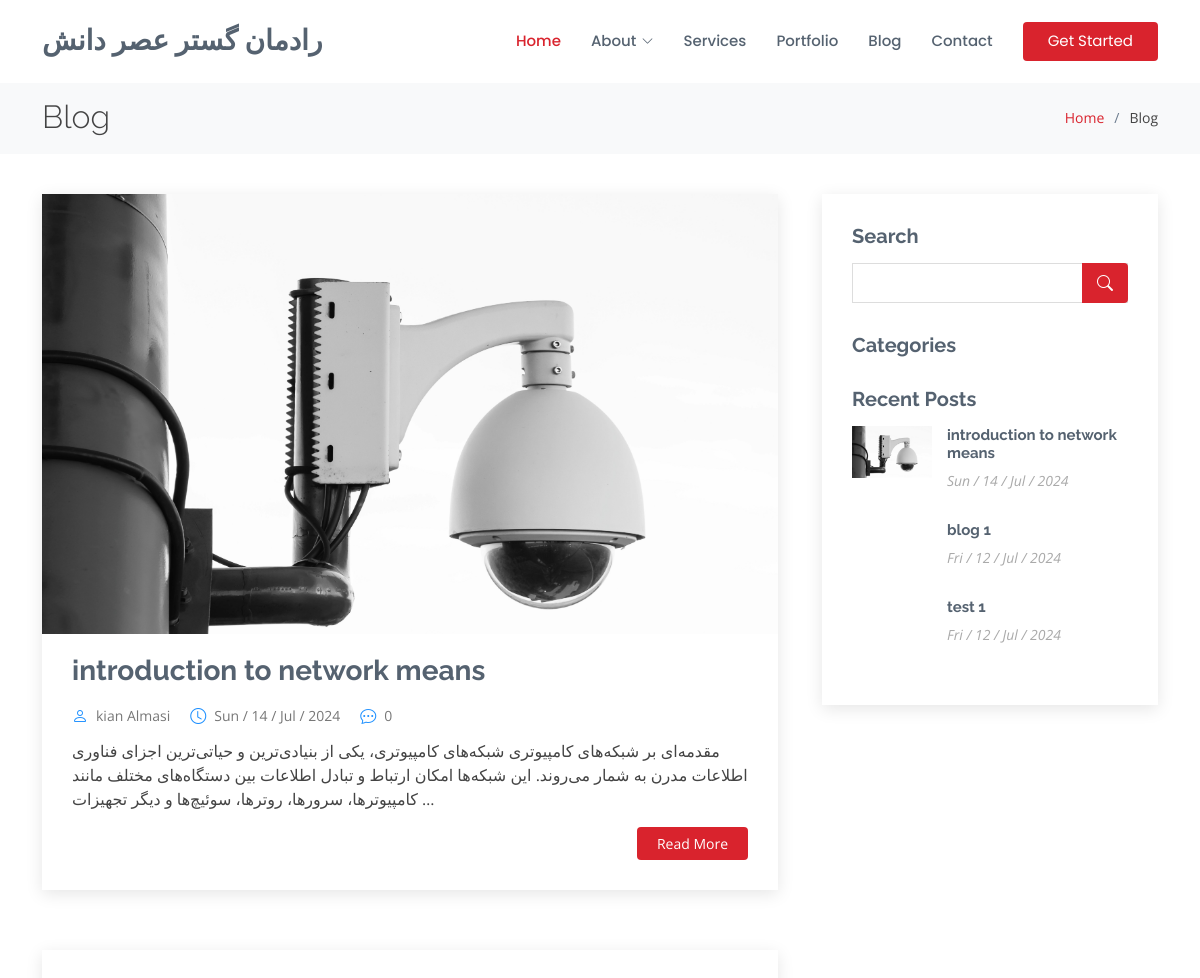
The page /blog/ (upper part) on the database as committed earlier.
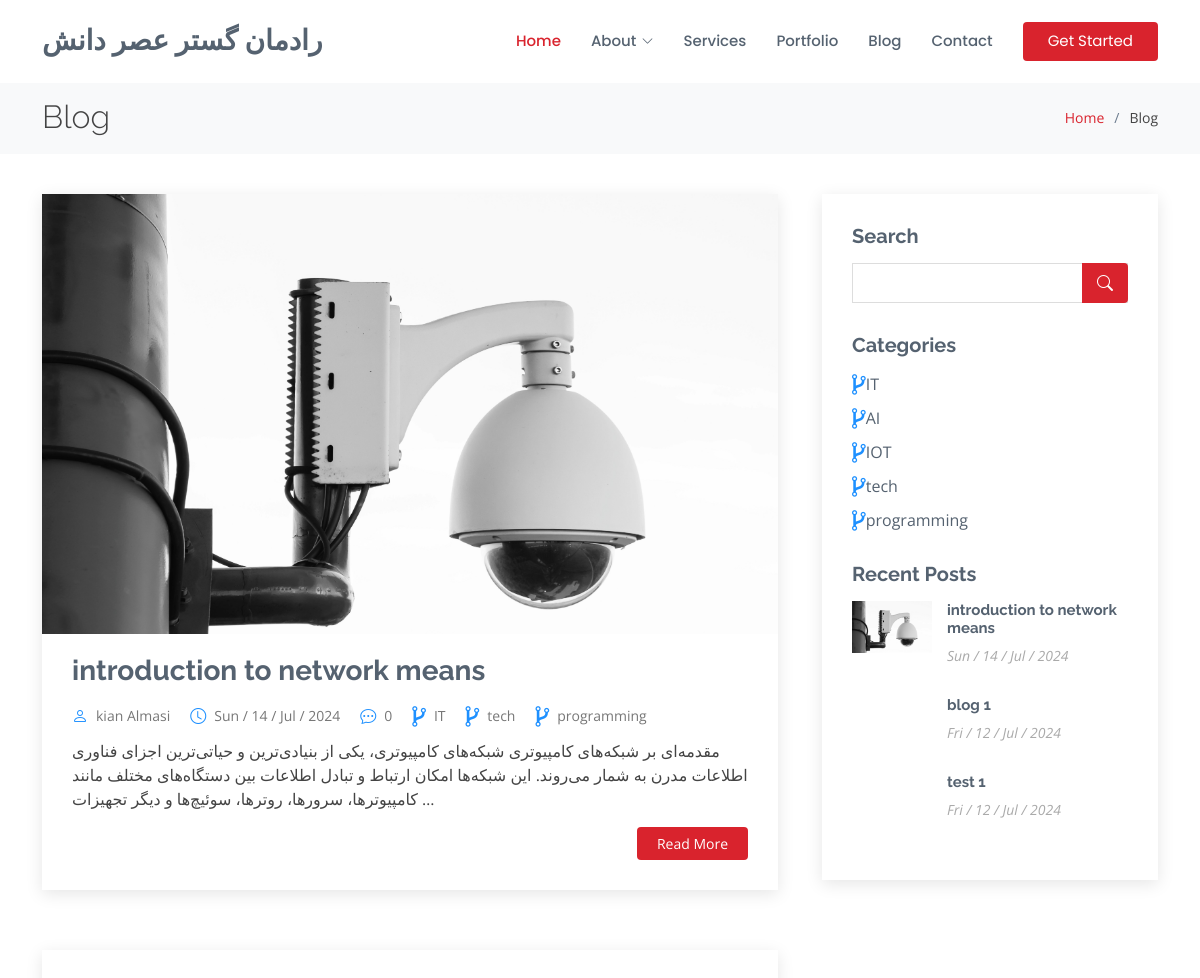
The same page on the database as committed later.
### weblog/models.py (models this page shows, shortened)
class post(models.Model):
    image=models.ImageField(upload_to="weblog/",default="weblog/image_file/p2.jpg")
    image_single_blog=models.ImageField(upload_to="weblog/",default="weblog/image_file/p2.jpg")
    title=models.CharField(max_length=255)
    content= models.TextField()
    category=models.ManyToManyField(Category)
    author=models.ForeignKey(User,on_delete=models.SET_NULL,null=True)
    counted_view=models.IntegerField(default=0)
    status=models.BooleanField(default=False)
    writer_image=models.ImageField(upload_to="weblog/",default="weblog/image_file/p2.jpg")
    writer_linkedin_account=models.URLField(default="https://www.linkedin.com/in/kian-almasi-0a4016256/")
    writer_summary=models.TextField()
    published_date=models.DateField(null=True)
    created_date=models.DateTimeField(auto_now_add=True)
    updated_date=models.DateTimeField(auto_now=True)
    class Meta:
        ordering = ["-created_date", "updated_date"]

class Category(models.Model):
    name=models.CharField(max_length=255)

### weblog/views.py (the view)
# urls.py: path('',blog_view,name='blog_view'),
def blog_view (request):
    posts=post.objects.filter(status=1)
    category = Category.objects.all()
    context={'posts':posts,
             'category': category
             }
    return render(request,'blog/blog.html',context)

### templates/blog/blog.html (shortened to what the changed rows need)
{% load static %}
{% load blog_tags %}
<!DOCTYPE html>
<html lang="en">
<head>
  <link rel="stylesheet" href="https://cdnjs.cloudflare.com/ajax/libs/font-awesome/4.7.0/css/font-awesome.min.css">
  <link href="{% static '/vendor/animate.css/animate.min.css' %}" rel="stylesheet">
  <link href="{% static '/vendor/bootstrap/css/bootstrap.min.css' %}" rel="stylesheet">
  <link href="{% static '/vendor/bootstrap-icons/bootstrap-icons.css' %}" rel="stylesheet">
  <link href="{% static '/vendor/boxicons/css/boxicons.min.css' %}" rel="stylesheet">
  <link href="{% static '/vendor/glightbox/css/glightbox.min.css' %}" rel="stylesheet">
  <link href="{% static '/vendor/remixicon/remixicon.css' %}" rel="stylesheet">
  <link href="{% static '/vendor/swiper/swiper-bundle.min.css' %}" rel="stylesheet">
  <link href="{% static '/static/style.css' %}" rel="stylesheet">
</head>
<body>
  <header id="header" class="fixed-top d-flex align-items-center">
    <div class="container d-flex align-items-center">
      <h1 class="logo me-auto"><a href="{% url 'blog:home' %}">رادمان گستر عصر دانش</a></h1>
    </div>
  </header>
  <main id="main">
    <section id="breadcrumbs" class="breadcrumbs">
      <div class="container">
        <div class="d-flex justify-content-between align-items-center">
          <h2>Blog</h2>
        </div>
      </div>
    </section>
    <section id="blog" class="blog">
      <div class="container" data-aos="fade-up">
        <div class="row">
          <div class="col-lg-8 entries">
            {%for post in posts%}
            <article class="entry">
              <div class="entry-img">
                <img src="{{post.image.url}}" alt="" class="img-fluid">
              </div>
              <h2 class="entry-title">
                <a href="{% url 'weblog:blog_single' pid=post.id%}">{{post.title}}</a>
              </h2>
              <div class="entry-meta">
                <ul>
                    <li class="d-flex align-items-center"><i class="bi bi-person" style="color:DodgerBlue"></i> <a href="{% url 'weblog:blog_single' pid=post.id%}">{{post.author.get_full_name}}</a></li>
                    <li class="d-flex align-items-center"><i class="bi bi-clock" style="color:DodgerBlue"></i> <a href="{% url 'weblog:blog_single' pid=post.id%}">{{ post.published_date|date:"D / d / M / Y"}}</a></li>
                    <li class="d-flex align-items-center"><i class="bi bi-chat-dots" style="color:DodgerBlue"></i> <a href="{% url 'weblog:blog_single' pid=post.id%}">{{post.counted_view}}</a></li>
                    {% for cat in post.category.all %}
                    <li class="d-flex align-items-center"><i style="font-size:24px;color:DodgerBlue" class="fa">&#xf126;</i> <a href="{% url 'weblog:blog_single' pid=post.id%}">{{ cat.name }}</a></li>
                    {% endfor %}
                </ul>
            </div>
              <div class="entry-content">
                <p>{{post.content|truncatechars:250}}</p>
                <div class="read-more">
                  <a href="{% url 'weblog:blog_single' pid=post.id%}">Read More</a>
                </div>
              </div>
            </article>
            {%endfor%}
          </div>
          <div class="col-lg-4">
            <div class="sidebar">
              <div class="sidebar-item categories">
                <ul>
                  {% for cat in category %}
                  <li class="d-flex align-items-center"><i style="font-size:24px;color:DodgerBlue" class="fa">&#xf126;</i> <a href="{% url 'weblog:blog_single' cat.id %}">{{ cat.name }}</a></li>
                  {% endfor %}
                </ul>
              </div>
              {%for post in posts %}
              <div class="sidebar-item recent-posts">
                <div class="post-item clearfix">
                    <img src="{{post.image.url}}" alt="">
                    <h4><a href="/blog/{{post.id}}">{{post.title}}</a></h4>
                    <time datetime="2020-01-01">{{ post.published_date|date:"D / d / M / Y"}}</time>
                </div>
              </div>
              {%endfor%}
            </div>
          </div>
        </div>
      </div>
    </section>
  </main>
</body>
</html>

Rows that differ between the two databases and show on the page:
added Category: name "IT"
added Category: name "tech"
added Category: name "programming"
added Category: name "AI", shown under "Categories"
added Category: name "IOT", shown under "Categories"
